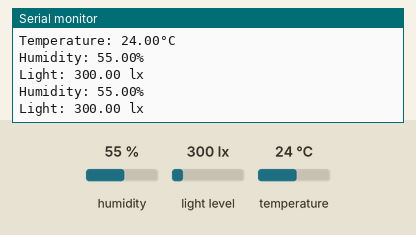
Simulated run of this program. Board: ESP32. Shown: the last lines printed to the serial monitor. The test bench sets the inputs (shaded band); at power-on: humidity 55 %, light level 300 lx, temperature 24 °C.

Above: at 3.8 s.
3.9 s: humidity set to 22 %
At 4.4 s:
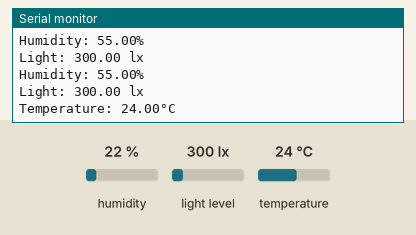
7.8 s: light level set to 40 lx
At 9.8 s:
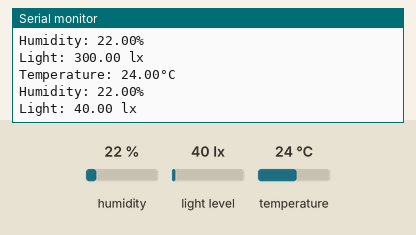
11.7 s: temperature set to 12 °C
At 13.3 s:
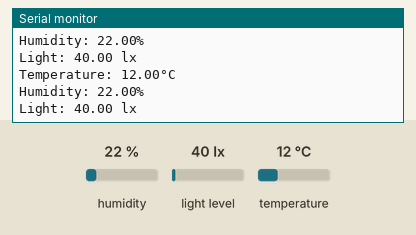
15.6 s: light level set to 500 lx
At 16.8 s:
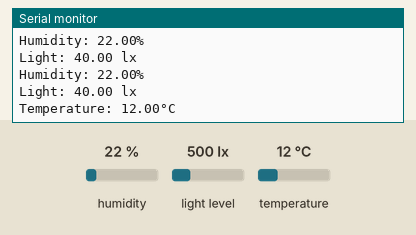
19.5 s: humidity set to 40 %
At 22.7 s:
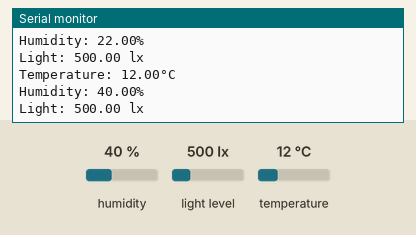
Timing chart, 0 to 24.2 s (numbered marks = the images above; inputs shaded):
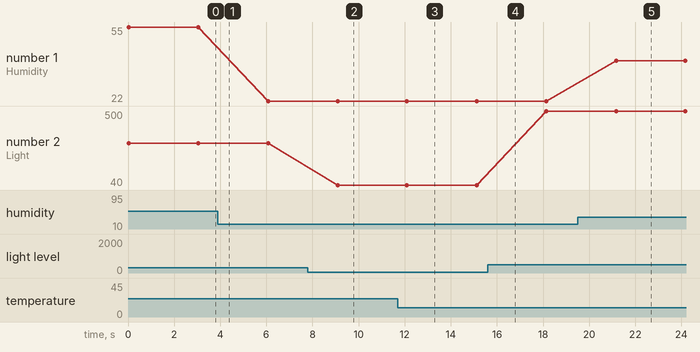

Measured:
- after the input at 7.8 s, the serial monitor: prints a new line after 1.3 s (image 2)
- after the input at 11.7 s, the serial monitor: prints a new line after 0.35 s (image 3)
- after the input at 19.5 s, the serial monitor: prints a new line after 1.7 s (image 5)
- plotted number 1: 55 → 22 after the input at 3.9 s, 22 → 40 after the input at 19.5 s
- plotted number 2: 300 → 40 after the input at 7.8 s, 40 → 500 after the input at 15.6 s

The program:

main.cpp
```cpp
#include <Arduino.h>
#include <Wire.h>
#include <BH1750.h>
#include <DHT.h>
#include <Adafruit_Sensor.h>

#define DhtPin 5
#define DhtType DHT11
DHT dht(DhtPin, DhtType);

BH1750 lightMeter(0x23);

TaskHandle_t tempTaskHandle=NULL;
TaskHandle_t humTaskHandle=NULL;
TaskHandle_t lightTaskHandle=NULL;

void Temp(void* arg);
void Hum(void* arg);
void Light(void* arg);
SemaphoreHandle_t sem;


void setup() {
  Serial.begin(115200);
  Wire.begin();
  dht.begin();
sem = xSemaphoreCreateBinary();


xTaskCreatePinnedToCore(Temp, "Temp", 10000, NULL, 1, &tempTaskHandle, 0);
xTaskCreatePinnedToCore(Hum, "Hum", 10000, NULL, 1, &humTaskHandle, 0);
xTaskCreatePinnedToCore(Light, "Light", 10000, NULL, 1, &lightTaskHandle, 1);
}

void Temp(void *pvParameters) {
  while (1) {
  float temp= dht.readTemperature();
  Serial.print("Temperature: ");
  Serial.print(temp);
  Serial.print("°C");
  Serial.println();
  xSemaphoreGive(sem);
  vTaskDelay(4000);
  }
}

void Hum(void *pvParameters) {
while(1){
  xSemaphoreTake(sem, portMAX_DELAY);
  float hum= dht.readHumidity();
  Serial.print("Humidity: ");
  Serial.print(hum);
  Serial.print("%");
  Serial.println();
   xSemaphoreGive(sem);
  vTaskDelay(3000);
  }
}
  void Light(void *pvParameters) {
  while(1){
  xSemaphoreTake(sem, portMAX_DELAY);
  float lux = lightMeter.readLightLevel();
  Serial.print("Light: ");
  Serial.print(lux);
  Serial.print(" lx");
  Serial.println();
  xSemaphoreGive(sem);
  vTaskDelay(3000);
  }
}

void loop() {


}
```
